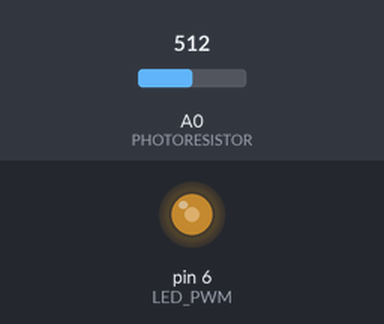
The sketch below on a simulated Arduino Uno, built with avr-gcc and run on an emulated ATmega328P. On the bench: output pins drawn as LEDs (lit = HIGH). The test bench sets the inputs (shaded band); at power-on: A0 (PHOTORESISTOR) = 512. What the sketch prints to the serial monitor is not drawn.

Above: at 1.2 s.
1.3 s: A0 (PHOTORESISTOR) set to 716
At 1.6 s:
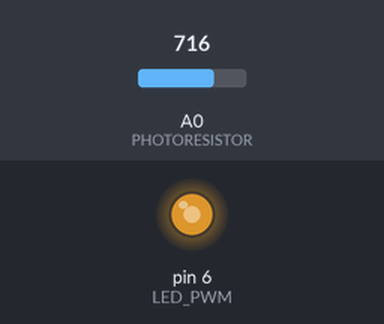
2.8 s: A0 (PHOTORESISTOR) set to 900
At 3.9 s:
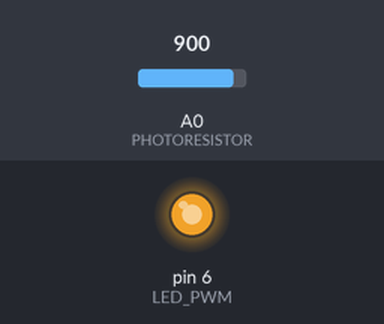
4.3 s: A0 (PHOTORESISTOR) set to 122
At 5.0 s:
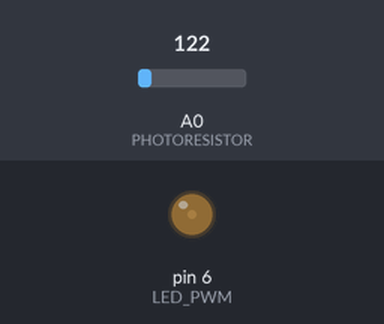
Timing chart, 0 to 7.3 s (numbered marks = the images above; inputs shaded):
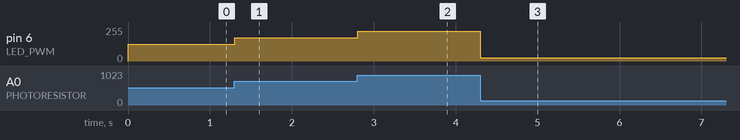

The sketch:

Den_ngu.ino
```cpp
#define PHOTORESISTOR A0
#define LED_PWM 6
int sensorValue;
void setup() {
  // put your setup code here, to run once:
  Serial.begin(115200);
  pinMode(LED_PWM, OUTPUT);
}

void loop() {
  int sensorValue = analogRead(PHOTORESISTOR);
  // cang sang, gia tri dien tro trong quang tro cang nho, khien cho V tai A0 cang nho, lam sensorValue cang nho
  Serial.println(sensorValue);
  delay(1);        // delay in between reads for stability
  analogWrite(LED_PWM, map(sensorValue, 20, 1023, 0, 255));
  // put your main code here, to run repeatedly:

}
```

Measured:
- after the input at 1.3 s, pin 6 (LED_PWM): 125/255 → 176/255 at once
- after the input at 2.8 s, pin 6 (LED_PWM): 176/255 → 223/255 at once
- after the input at 4.3 s, pin 6 (LED_PWM): 223/255 → 25/255 at once
